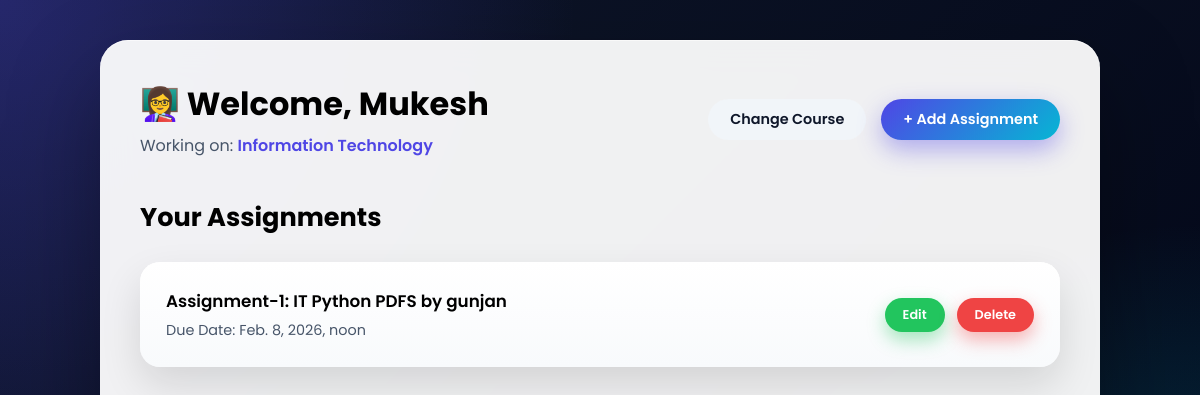
/teachers/dashboard/ (signed in), run on an earlier commit of the app's database.
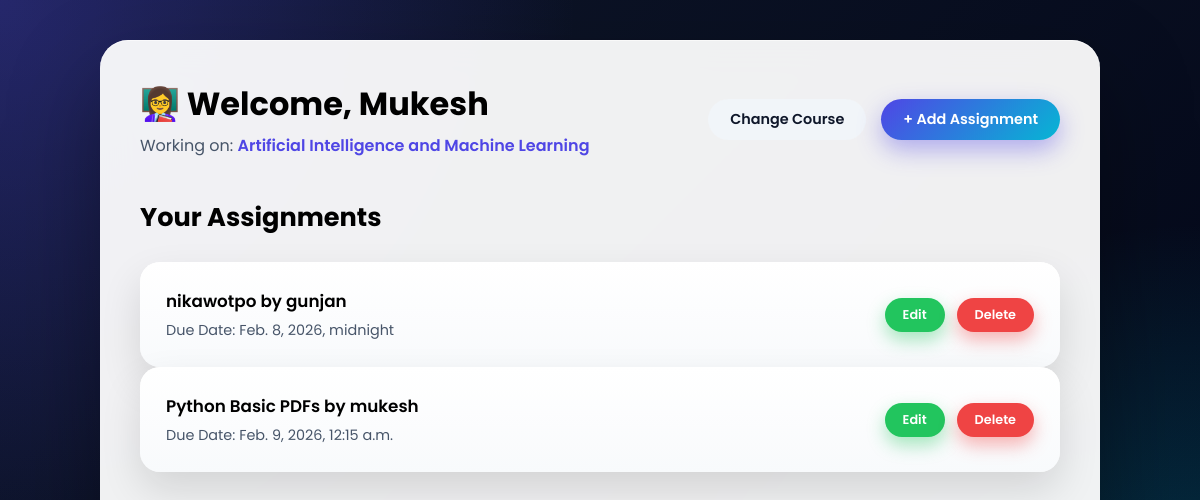
And on a later commit of the database.
### assignments/models.py (models this page shows, shortened)
class Assignment(models.Model):
    COURSE_CHOICES = [
        ('AIML', 'Artificial Intelligence and Machine Learning'),
        ('CORE', 'Computer Science Core'),
        ('IT', 'Information Technology'),
        ('ME', 'Mechanical Engineering'),
        ('CE', 'Civil Engineering'),
        ('EE', 'Electrical Engineering')
    ]
    teacher_name = models.ForeignKey(User, on_delete=models.CASCADE)
    course_name = models.CharField(choices=COURSE_CHOICES)
    title = models.CharField(max_length=250)
    assignment = models.FileField(upload_to='assignment_pdfs/')
    due_date = models.DateTimeField()
    created_at = models.DateTimeField(auto_now_add=True)
    updated_at = models.DateTimeField(auto_now=True)

### courses/views.py (the view)
# urls.py: path('dashboard/', views.dashboard, name='dashboard'),
def dashboard(request):
    name = request.user
    course = Course.objects.get(user=name).get_course_display()
    assignments = Assignment.objects.filter(course_name=Course.objects.get(user=name).course)
    context = {
        'name': name.get_full_name().capitalize(),
        'course': course,
        'assignments': assignments,
    }
    return render(request=request, template_name='teacher_home.html', context=context)

### templates/teachers/teacher_home.html (shortened to what this page needs)
{% load static %}
<!DOCTYPE html>
<html lang="en">
<head>
    <link rel="stylesheet" href="{% static 'css/teacher_home.css' %}">
</head>
<body>
    <div class="dashboard-wrapper">
        <header class="dashboard-header">
            <div class="teacher-info">
                <h1>👩‍🏫 Welcome, {{name}} </h1>
                <p>Working on: <span>{{course}}</span></p>
            </div>
            <div class="header-actions">
                <a href="{% url 'teachers' %}">
                    <button class="secondary-btn">Change Course</button>
                </a>
                <a href="{% url 'add_assignments' %}">
                    <button class="primary-btn">+ Add Assignment</button>
                </a>
            </div>
        </header>
        <section class="assignments-section">
            <h2>Your Assignments</h2>
            {% if assignments %}
                {% for assignment in assignments %}
                    <div class="assignment-grid">
                        <div class="assignment-card">
                            <div class="assignment-info">
                                <h3>{{assignment.title}} by {{assignment.teacher_name.get_full_name}}</h3>
                                <p>Due Date: {{assignment.due_date}}</p>
                            </div>
                            <div class="assignment-actions">
                                <a href="{% url 'edit_assignments' assignment.pk %}">
                                    <button class="edit-btn">Edit</button>
                                </a>
                                <a href="{% url 'delete_assignments' assignment.pk %}">
                                    <button class="delete-btn">Delete</button>
                                </a>
                            </div>
                        </div>
                    </div>
                {% endfor %}
            {% else %}
                <p>No Assignment available Now.</p>
            {% endif %}
        </section>
    </div>
</body>
</html>

What changed in the data, as far as the page shows it:
no longer on this page (row unchanged): Assignment: title "Assignment-1: IT Python PDFS", teacher_name.get_full_name "gunjan", due_date "Feb. 8, 2026, noon"
now on this page (row unchanged): Assignment: title "nikawotpo", teacher_name.get_full_name "gunjan", due_date "Feb. 8, 2026, midnight"
added Assignment: title "Python Basic PDFs", teacher_name.get_full_name "mukesh", due_date "Feb. 9, 2026, 12:15 a.m."
Also different on the page:
{{ course }}: "Information Technology" → "Artificial Intelligence and Machine Learning"
